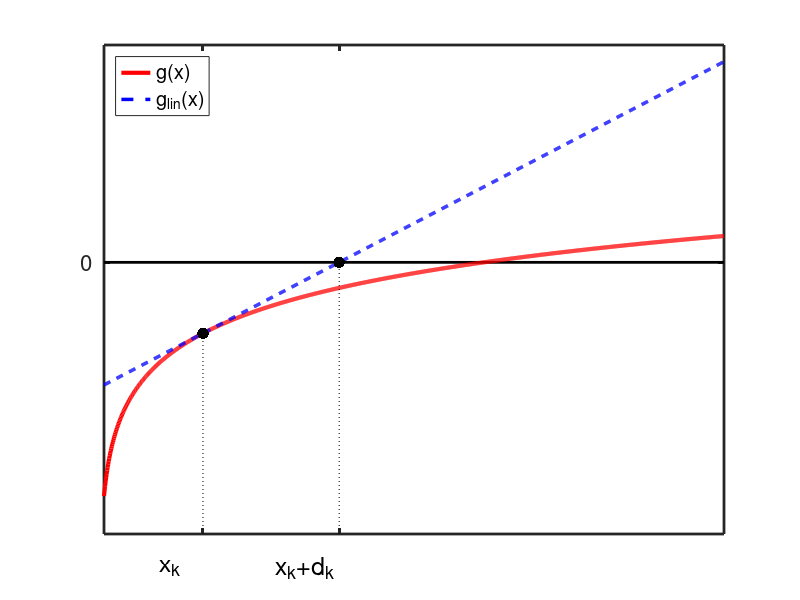

Write the MATLAB code that produced this figure. (Note: this script raises an error after producing the figure.)
function newtonsMethodMin1d
%Illustration of Newton's method for minimizing a 1d function


hold all;

xmin = 0.1;  xmax = 12;
ymin = -5; ymax = 4;

domain = xmin:0.01:xmax;
f = @(x) log(x) - 2;


Xk = 2;
m = 1/Xk;
b = f(Xk) - m*Xk;
tl = @(x) m*x+b;


plot([xmin,xmax],[0,0],'-k','LineWidth',2);
h1=plot(domain,f(domain),'-r','LineWidth',3);
h2=plot(domain,tl(domain),'--b','LineWidth',2.5);
legend([h1,h2],{'g(x)','g_{lin}(x)'},'Location','NorthWest');
plot(Xk,f(Xk),'.k','MarkerSize',25);
plot(-b/m,0,'.k','MarkerSize',25);

plot([Xk,Xk],[ymin,f(Xk)],':k');
plot([-b/m,-b/m],[ymin,0],':k');

% x^(k)
annotation(gcf,'textbox'        ,[0.2 0 0.09946 0.11],...
               'String'         ,{'x_{k}'},...
               'FontSize'       ,18,...
               'FitBoxToText'   ,'off',...
               'LineStyle'      ,'none');

% x^(k) + v^(k)
annotation(gcf,'textbox'        ,[0.345 0 0.09946 0.11],...
               'String'         ,{'x_{k}+d_{k}'},...
               'FontSize'       ,18,...
               'FitBoxToText'   ,'off',...
               'LineStyle'      ,'none');


axis([xmin,xmax,ymin,ymax]);
set(gca,'XTick',[Xk,-b/m],'XTickLabel',{'',''},'YTick',0,'FontSize',16,'Box','on','LineWidth',2);

if doPrintPmtk, doPrintPmtkFigures('newtonsMethodMin1d'); end;

end
